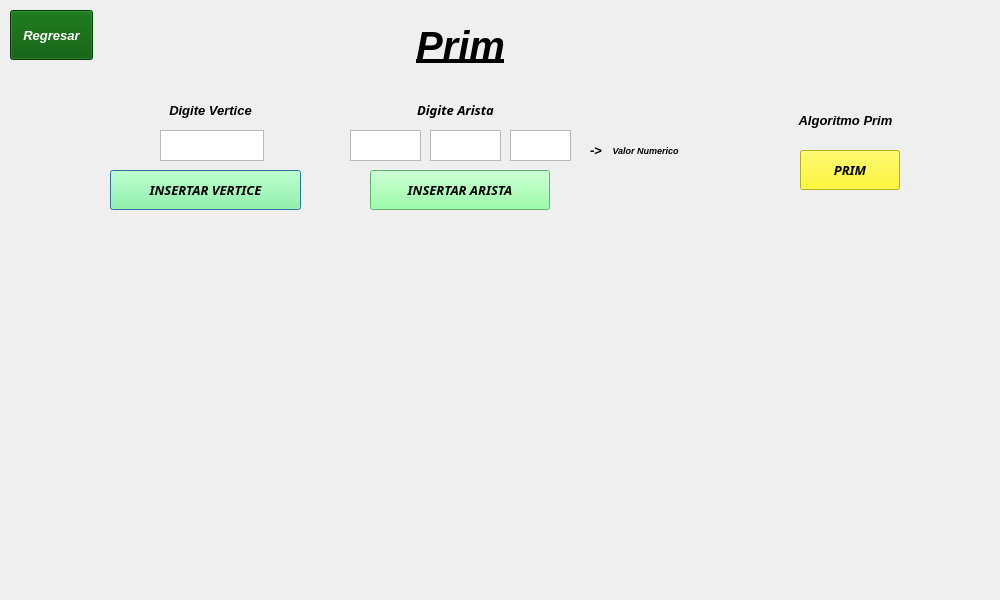
<?xml version="1.0" encoding="UTF-8"?>
<ui version="4.0">
 <class>PrimDialog</class>
 <widget class="QDialog" name="PrimDialog">
  <property name="geometry">
   <rect>
    <x>0</x>
    <y>0</y>
    <width>1000</width>
    <height>600</height>
   </rect>
  </property>
  <property name="windowTitle">
   <string>Dialog</string>
  </property>
  <widget class="QLabel" name="label">
   <property name="geometry">
    <rect>
     <x>370</x>
     <y>10</y>
     <width>181</width>
     <height>71</height>
    </rect>
   </property>
   <property name="font">
    <font>
     <pointsize>30</pointsize>
     <italic>true</italic>
     <bold>true</bold>
     <underline>true</underline>
    </font>
   </property>
   <property name="text">
    <string>Prim</string>
   </property>
   <property name="alignment">
    <set>Qt::AlignCenter</set>
   </property>
  </widget>
  <widget class="QLabel" name="label_2">
   <property name="geometry">
    <rect>
     <x>140</x>
     <y>100</y>
     <width>141</width>
     <height>20</height>
    </rect>
   </property>
   <property name="font">
    <font>
     <pointsize>10</pointsize>
     <italic>true</italic>
     <bold>true</bold>
    </font>
   </property>
   <property name="text">
    <string>Digite Vertice</string>
   </property>
   <property name="alignment">
    <set>Qt::AlignCenter</set>
   </property>
  </widget>
  <widget class="QLabel" name="label_3">
   <property name="geometry">
    <rect>
     <x>20</x>
     <y>230</y>
     <width>481</width>
     <height>361</height>
    </rect>
   </property>
   <property name="text">
    <string/>
   </property>
   <property name="alignment">
    <set>Qt::AlignCenter</set>
   </property>
  </widget>
  <widget class="QTextEdit" name="txt_value">
   <property name="geometry">
    <rect>
     <x>160</x>
     <y>130</y>
     <width>104</width>
     <height>31</height>
    </rect>
   </property>
   <property name="cursor" stdset="0">
    <cursorShape>IBeamCursor</cursorShape>
   </property>
  </widget>
  <widget class="QTextEdit" name="txt_value2">
   <property name="geometry">
    <rect>
     <x>350</x>
     <y>130</y>
     <width>71</width>
     <height>31</height>
    </rect>
   </property>
   <property name="cursor" stdset="0">
    <cursorShape>IBeamCursor</cursorShape>
   </property>
  </widget>
  <widget class="QTextEdit" name="txt_value3">
   <property name="geometry">
    <rect>
     <x>430</x>
     <y>130</y>
     <width>71</width>
     <height>31</height>
    </rect>
   </property>
   <property name="cursor" stdset="0">
    <cursorShape>IBeamCursor</cursorShape>
   </property>
  </widget>
  <widget class="QTextEdit" name="txt_value4">
   <property name="geometry">
    <rect>
     <x>510</x>
     <y>130</y>
     <width>61</width>
     <height>31</height>
    </rect>
   </property>
   <property name="cursor" stdset="0">
    <cursorShape>IBeamCursor</cursorShape>
   </property>
  </widget>
  <widget class="QLabel" name="label_4">
   <property name="geometry">
    <rect>
     <x>390</x>
     <y>100</y>
     <width>131</width>
     <height>20</height>
    </rect>
   </property>
   <property name="font">
    <font>
     <family>Rockwell</family>
     <pointsize>10</pointsize>
     <italic>true</italic>
     <bold>true</bold>
    </font>
   </property>
   <property name="text">
    <string>Digite Arista</string>
   </property>
   <property name="alignment">
    <set>Qt::AlignCenter</set>
   </property>
  </widget>
  <widget class="QPushButton" name="btn_insertV">
   <property name="geometry">
    <rect>
     <x>110</x>
     <y>170</y>
     <width>191</width>
     <height>40</height>
    </rect>
   </property>
   <property name="font">
    <font>
     <family>Rockwell</family>
     <pointsize>10</pointsize>
     <italic>true</italic>
     <bold>true</bold>
    </font>
   </property>
   <property name="cursor">
    <cursorShape>PointingHandCursor</cursorShape>
   </property>
   <property name="styleSheet">
    <string notr="true">background-color: rgb(124, 255, 144);
color: rgb(0, 0, 0);
</string>
   </property>
   <property name="text">
    <string>INSERTAR VERTICE</string>
   </property>
  </widget>
  <widget class="QPushButton" name="btn_insertA">
   <property name="geometry">
    <rect>
     <x>370</x>
     <y>170</y>
     <width>180</width>
     <height>40</height>
    </rect>
   </property>
   <property name="font">
    <font>
     <family>Rockwell</family>
     <pointsize>10</pointsize>
     <italic>true</italic>
     <bold>true</bold>
    </font>
   </property>
   <property name="cursor">
    <cursorShape>PointingHandCursor</cursorShape>
   </property>
   <property name="styleSheet">
    <string notr="true">background-color: rgb(124, 255, 144);
color: rgb(0, 0, 0);
</string>
   </property>
   <property name="text">
    <string>INSERTAR ARISTA</string>
   </property>
  </widget>
  <widget class="QLabel" name="label_5">
   <property name="geometry">
    <rect>
     <x>520</x>
     <y>230</y>
     <width>461</width>
     <height>351</height>
    </rect>
   </property>
   <property name="text">
    <string/>
   </property>
   <property name="alignment">
    <set>Qt::AlignCenter</set>
   </property>
  </widget>
  <widget class="QPushButton" name="btn_prim">
   <property name="geometry">
    <rect>
     <x>800</x>
     <y>150</y>
     <width>100</width>
     <height>40</height>
    </rect>
   </property>
   <property name="font">
    <font>
     <family>Rockwell</family>
     <pointsize>10</pointsize>
     <italic>true</italic>
     <bold>true</bold>
    </font>
   </property>
   <property name="cursor">
    <cursorShape>PointingHandCursor</cursorShape>
   </property>
   <property name="styleSheet">
    <string notr="true">background-color: rgb(255, 247, 0);
color: rgb(6, 6, 6);
</string>
   </property>
   <property name="text">
    <string>PRIM</string>
   </property>
  </widget>
  <widget class="QPushButton" name="btn_regresarP">
   <property name="geometry">
    <rect>
     <x>10</x>
     <y>10</y>
     <width>83</width>
     <height>50</height>
    </rect>
   </property>
   <property name="font">
    <font>
     <pointsize>10</pointsize>
     <italic>true</italic>
     <bold>true</bold>
    </font>
   </property>
   <property name="cursor">
    <cursorShape>PointingHandCursor</cursorShape>
   </property>
   <property name="styleSheet">
    <string notr="true">color: rgb(255, 255, 255);
background-color: rgb(0, 85, 0);</string>
   </property>
   <property name="text">
    <string>Regresar</string>
   </property>
  </widget>
  <widget class="QLabel" name="label_6">
   <property name="geometry">
    <rect>
     <x>770</x>
     <y>110</y>
     <width>151</width>
     <height>20</height>
    </rect>
   </property>
   <property name="font">
    <font>
     <pointsize>10</pointsize>
     <italic>true</italic>
     <bold>true</bold>
    </font>
   </property>
   <property name="text">
    <string>Algoritmo Prim</string>
   </property>
   <property name="alignment">
    <set>Qt::AlignCenter</set>
   </property>
  </widget>
  <widget class="QLabel" name="label_7">
   <property name="geometry">
    <rect>
     <x>590</x>
     <y>140</y>
     <width>21</width>
     <height>20</height>
    </rect>
   </property>
   <property name="font">
    <font>
     <pointsize>10</pointsize>
     <bold>true</bold>
    </font>
   </property>
   <property name="text">
    <string>-&gt;</string>
   </property>
  </widget>
  <widget class="QLabel" name="label_8">
   <property name="geometry">
    <rect>
     <x>610</x>
     <y>140</y>
     <width>111</width>
     <height>20</height>
    </rect>
   </property>
   <property name="font">
    <font>
     <pointsize>7</pointsize>
     <italic>true</italic>
     <bold>true</bold>
    </font>
   </property>
   <property name="text">
    <string> Valor Numerico</string>
   </property>
  </widget>
 </widget>
 <resources/>
 <connections/>
</ui>
